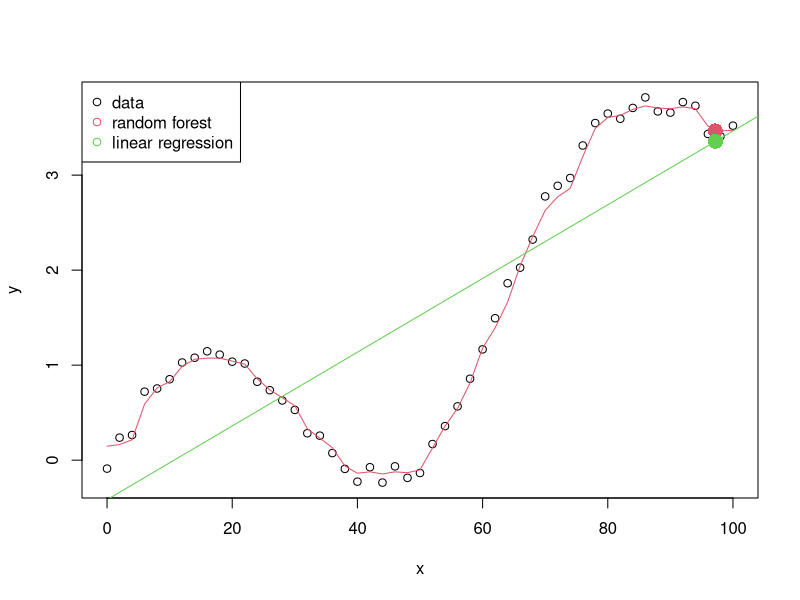

Write the R code that produced this figure.
## 4 Nonlinear regression
#
# Here we will compare a linear and nonlinear regressor (random forest) 
# on a one dimensional regression task.
# 

# load the random forest package
library(randomForest)

# create a dataset
# here y is a nonlinear function of x 
x <- seq(0, 100, 2.0)
y_ideal <- sin(x/10) + (x/50)^2

# add some noise to our target variable y_ideal
y <- y_ideal + rnorm(length(y_ideal))*0.1
train_data <- data.frame(x, y)

# fit linear model
lin <- lm(y~., data=train_data)

# fit random forest
rf <- randomForest(y ~ ., train_data)
rf_train_fit <- predict(rf, train_data)

# plot
plot(x, y, col=1)
lines(x, rf_train_fit, type='l', col=2)
abline(lin, col=3)
legend_text = c('data', 'random forest', 'linear regression')
legend(x='topleft', legend=legend_text, col=c(1, 2, 3), pch=1)

# generate a random test point (sample between 0 and 100)
rand_point <- runif(1, 0, 100)
x_test <- data.frame(x=rand_point)

# linear model
# y = slope x + intercept
# lm_prediction <- lin$coefficients[[2]]*test_point+lin$coefficients[[1]]
lm_predicted <- predict(lin, x_test) 

# random forest
rf_predicted <- predict(rf, x_test) 

# plot single predictions
points(x_test[[1]], rf_predicted[[1]], pch=16, col=2, cex=2)
points(x_test[[1]], lm_predicted[[1]], pch=16, col=3, cex=2)


